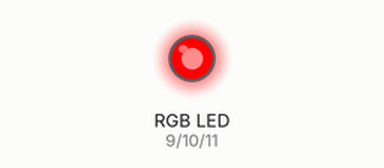
Simulated run of this sketch. Board: Arduino Uno, built with avr-gcc and run on an emulated ATmega328P. Shown: an RGB LED mixed from three pins (HIGH = lit). Dim RGB values are drawn brighter than linear.

Above: at 0.1 s.
At 10.76 s:
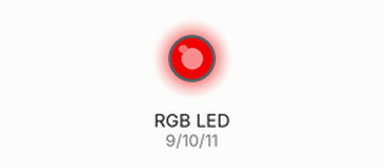
At 14.23 s:
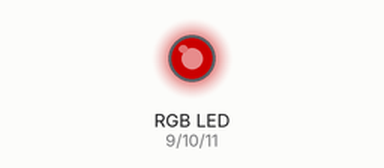
At 18.0 s:
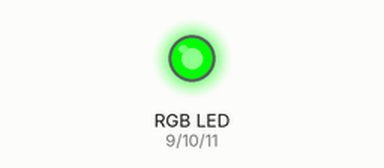
At 28.72 s:
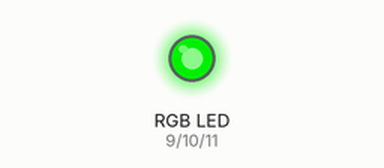
At 39.72 s:
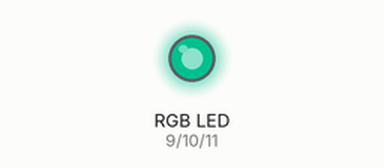
Timing chart, 0 to 40.0 s (numbered marks = the images above):
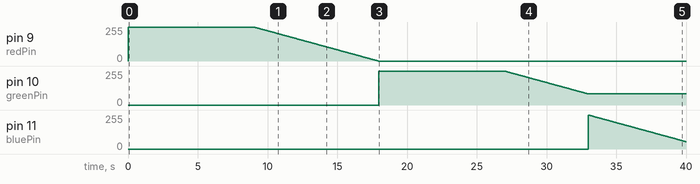

The sketch:

smooth_blad1__1_.ino
```cpp
// Código Arduino para suavizar a transição entre as cores do arco-íris em um LED RGB

// Define os pinos do LED RGB
const int redPin = 9;
const int greenPin = 10;
const int bluePin = 11;

// Define a velocidade de transição entre as cores
const int transitionSpeed = 35; // Tempo de transição em milissegundos

// Variável para controlar a posição atual no espectro de cores
int rainbowOffset = 0;

void setup() {
  // Inicializa os pinos como saídas
  pinMode(redPin, OUTPUT);
  pinMode(greenPin, OUTPUT);
  pinMode(bluePin, OUTPUT);
}

void loop() {
  // Atualiza a cor do LED RGB com base na posição atual no espectro de cores
  rainbow(rainbowOffset); // Chama a função para transição de cor com a posição atual no espectro de cores
  rainbowOffset++; // Incrementa a posição atual no espectro de cores
  if (rainbowOffset >= 360) {
    rainbowOffset = 0; // Reinicia a posição no espectro de cores quando atinge 360
  }
}

// Função para fazer a transição de cor suave
void rainbow(int offset) {
  // Define a cor com base no offset
  int red = calculateColor(offset);
  int green = calculateColor(offset + 120);
  int blue = calculateColor(offset + 240);

  // Atualiza a cor do LED RGB suavemente
  fadeToColor(redPin, red);
  fadeToColor(greenPin, green);
  fadeToColor(bluePin, blue);
}

// Função auxiliar para calcular o valor de cor
int calculateColor(int value) {
  // Garante que o valor esteja no intervalo [0, 359]
  value = value % 360;
  // Mapeia o valor de [0, 359] para [0, 255]
  return map(value, 0, 359, 0, 255);
}

// Função auxiliar para suavizar a transição entre as cores
void fadeToColor(int pin, int targetColor) {
  int currentColor = analogRead(pin);
  if (currentColor < targetColor) {
    for (int i = currentColor; i <= targetColor; i++) {
      analogWrite(pin, i);
      delay(transitionSpeed);
    }
  } else if (currentColor > targetColor) {
    for (int i = currentColor; i >= targetColor; i--) {
      analogWrite(pin, i);
      delay(transitionSpeed);
    }
  }
}
```
